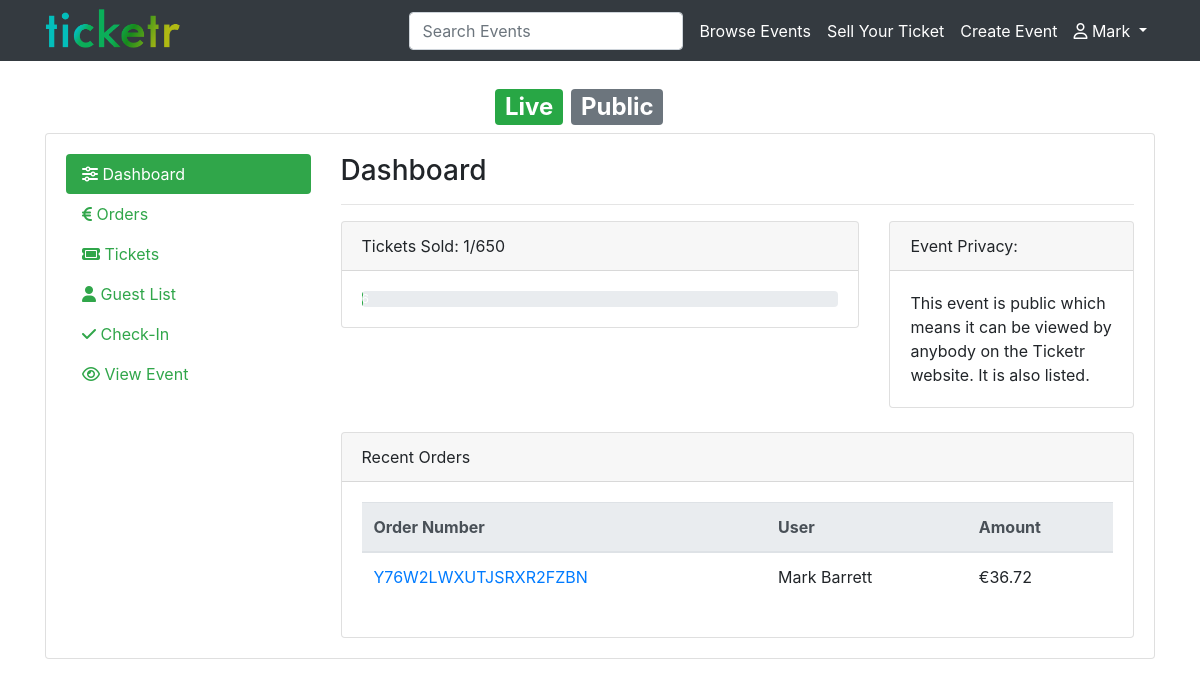
Page /event/manage/1 (signed in) on the earlier database version.
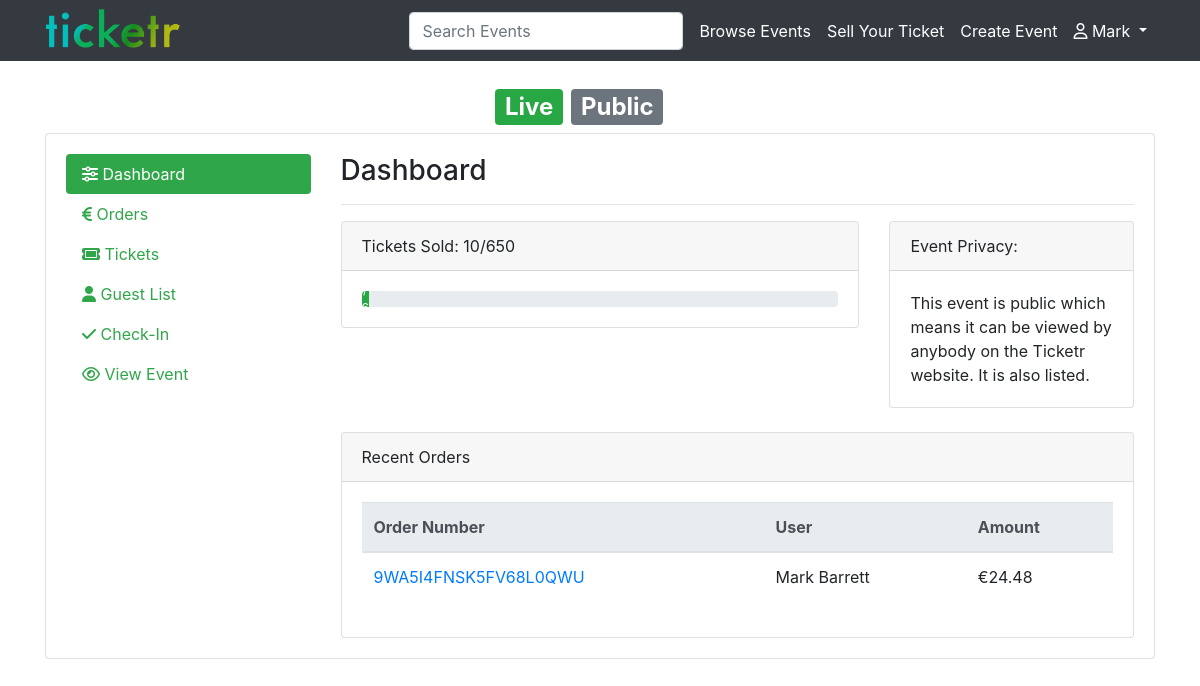
Same page on the later database version.
### ticket/models.py (models this page shows, shortened)
class Order(models.Model):
    order_number = models.CharField(max_length=20)
    user = models.ForeignKey(User)
    event = models.ForeignKey(Event)
    payment_amount = models.DecimalField(decimal_places=2, max_digits=6)
    status = models.BooleanField()
    class Meta:
        verbose_name_plural = 'orders'

### event/views.py (the view)
# urls.py: url(r'^manage/(?P<event_id>[0-9]+)$', event.views.ManageEvent.as_view(), name='manage-event'),
class ManageEvent(View):
    def get(self, request, event_id):
        if request.user.is_authenticated:
            event = Event.objects.get(id=event_id)
            tickets_sold = OrderTicket.objects.all().filter(event=event).count()
            available_tickets = 0
            tickets = Ticket.objects.all().filter(event=event)
            for ticket in tickets:
                available_tickets += ticket.quantity
            percentage_sold = (100/available_tickets) * tickets_sold
            if event.organiser.user == request.user:
                context = {
                    'event': event,
                    'recent_orders': Order.objects.all().filter(event=event, status=True).order_by('-id')[:4],
                    'tickets_sold': tickets_sold,
                    'available_tickets': available_tickets,
                    'percentage_sold': percentage_sold
                }
                return render(request, 'manage-event.html', context)
            else:
                return redirect('/event/my-events')
        else:
            return redirect('/account/sign-in')

### templates/manage-event.html (shortened to what the changed rows need)
{% extends "base.html" %}
{% block content %}
<div class="small_background">
    <div class="container text-white">
        <h2>
            {{ event.title }} <span class="badge badge-success">Live</span>
            {% if event.privacy == 'P' %}
                <span class="badge badge-secondary">Public</span>
            {% else %}
                <span class="badge badge-dark">Unlisted</span>
            {% endif %}
        </h2>
    </div>
</div>
<div class="container small_background_container">
    <div class="card">
        <div class="card-body">
            <div class="row">
                <div class="col-md-9">
                    <div class="row">
                        <div class="col-md-8">
                            <div class="card">
                                <div class="card-header">
                                    Tickets Sold: {{tickets_sold}}/{{available_tickets}}
                                </div>
                                <div class="card-body">
                                    <div class="progress">
                                    </div>
                                </div>
                            </div>
                        </div>
                    </div>
                    <br/>
                    <div class="card">
                        <div class="card-body">
                            {% if recent_orders %}
                            <table class="table">
                                <thead class="thead-light">
                                <tr>
                                    <th scope="col">Order Number</th>
                                    <th scope="col">User</th>
                                    <th scope="col">Amount</th>
                                </tr>
                                </thead>
                                <tbody>
                                    {% for order in recent_orders %}
                                    <tr>
                                        <td><a href="/event/manage/order/{{order.order_number}}">{{order.order_number}}</a></td>
                                        <td>{{order.user.first_name}} {{order.user.last_name}}</td>
                                        <td>&euro;{{order.payment_amount}}</td>
                                    </tr>
                                    {% endfor %}
                                </tbody>
                            </table>
                            {% else %}
                            <p>There has not been any orders yet.</p>
                            {% endif %}
                        </div>
                    </div>
                </div>
            </div>
        </div>
    </div>
    <br/><br/>
</div>
{% endblock content %}

Differences in the rows shown:
removed Order: order_number "Y76W2LWXUTJSRXR2FZBN", user.first_name "Mark", user.last_name "Barrett", payment_amount "36.72"
added Order: order_number "9WA5I4FNSK5FV68L0QWU", user.first_name "Mark", user.last_name "Barrett", payment_amount "24.48"
Other differences:
{{ tickets_sold }}: "1" → "10"
